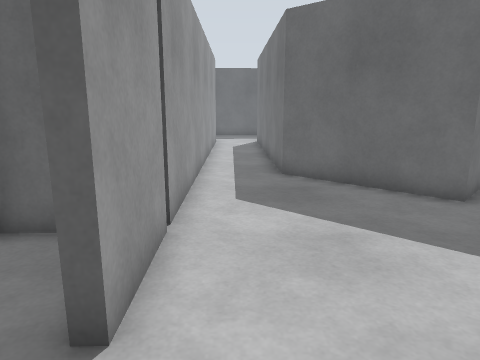
view 1 (above)

16 first-person views from a walk through a Gazebo world. The camera is 1.2 m above the floor, tilts 12° down and sees 70° across. The floor is counted in squares, 0.5 m on a side. Each view is taken from the middle of a square. On the plan, view 1 faces up. The plan holds only what a view shows up to about 19 squares ahead; the rest is blank. The place goes on beyond the plan.

view 2
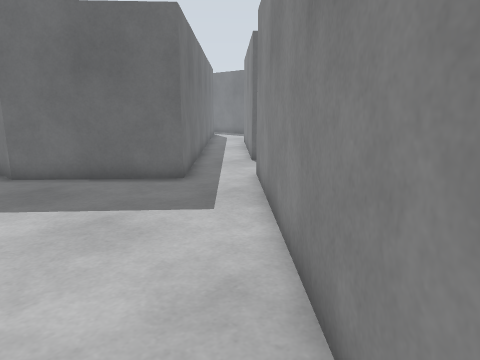

view 3
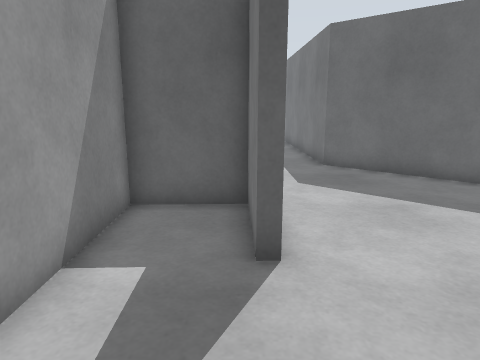

view 4
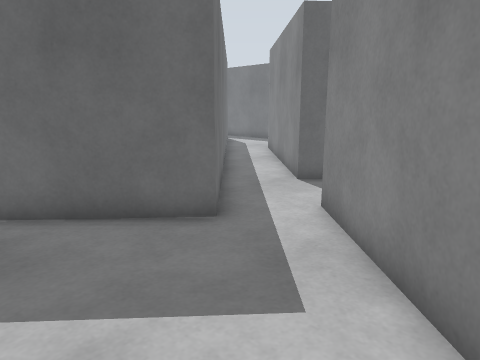

view 5
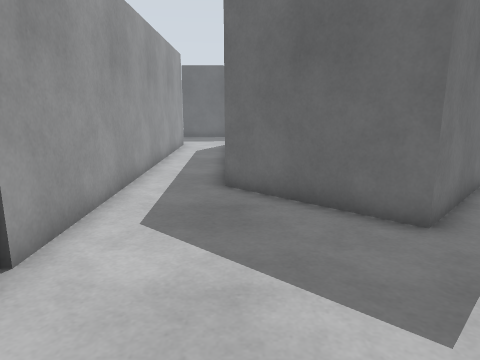

view 6
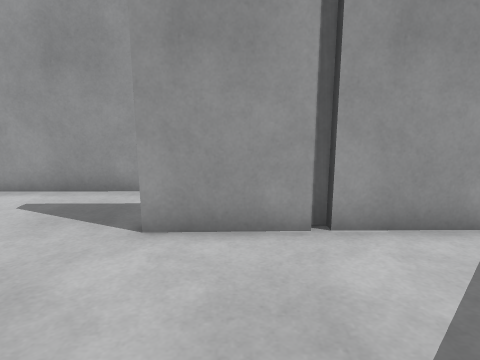

view 7
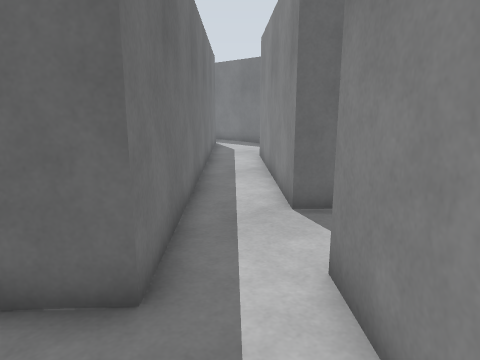

view 8
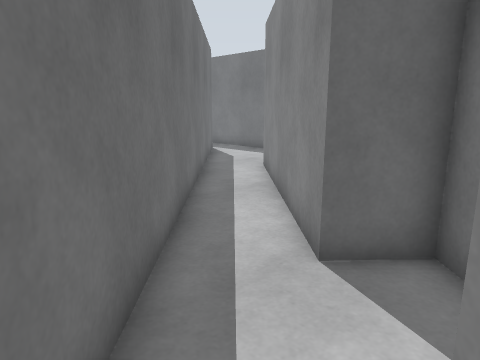

view 9
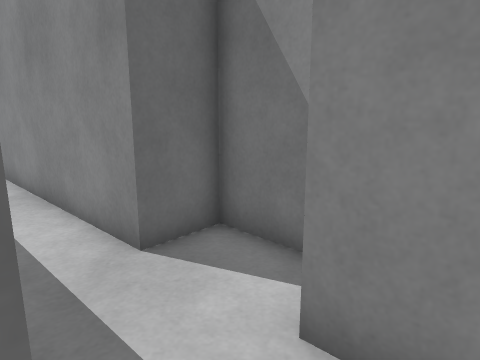

view 10
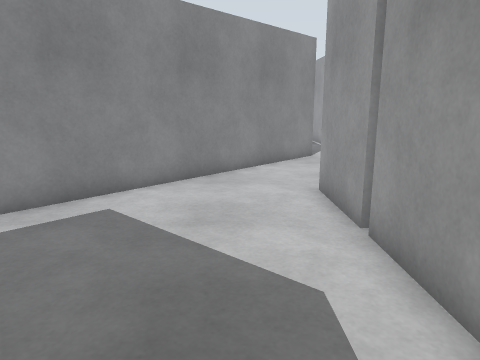

view 11
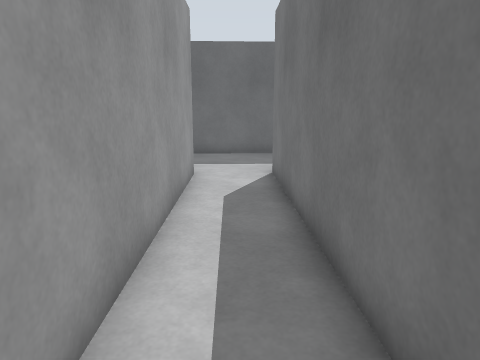

view 12
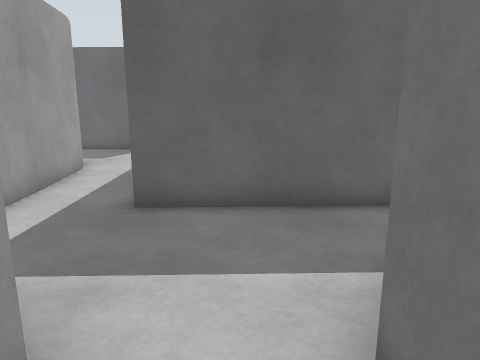

view 13
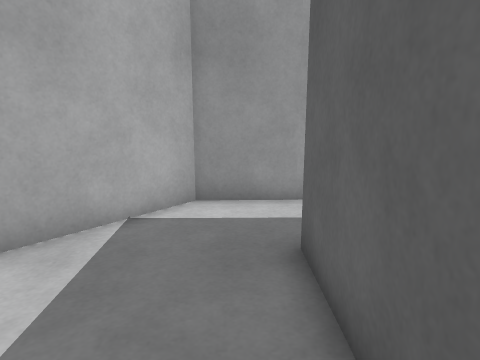

view 14
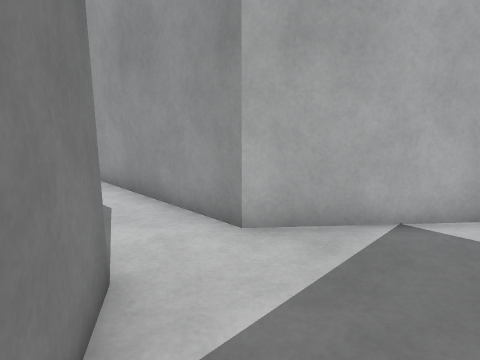

view 15
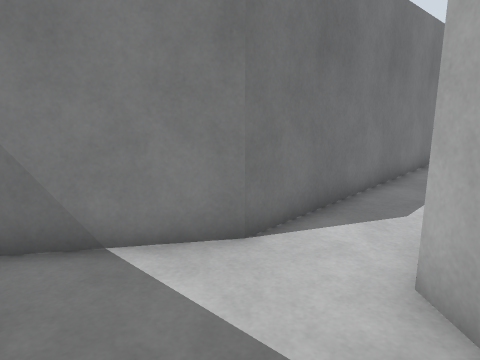

view 16
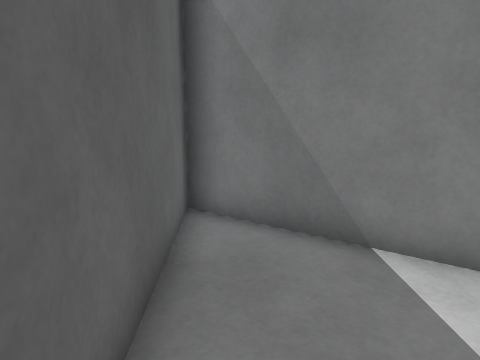

### Floor plan
Points are (right, up) in squares from view 1. A wall is a line through its corners. A room is listed if a view was taken in it or the views show most of it. See-through windows are left out.
Room 1 (views 1, 2, 3, 5)
walls: (-1.4, 3.1) (-1.7, 3.1) (-1.8, 6.4) (-4.7, 6.3) (-4.7, -2); (-2.7, -4.3) (3.1, 1.8)
ways out: opening at (1, 2) to room 2
Room 2 (views 4, 6, 7, 8, 9)
walls: (-1.8, 6.8) (-1.8, 6.4); (3.1, 1.8) (8.3, 7.4); (10.4, 6.9) (11.9, 8.4) (10.4, 9.7) (12.1, 11.5); (-1.5, 11.5) (-1.4, 3.1); (10.1, 13.1) (5.8, 8.6) (1.5, 12.4)
ways out: opening at (1, 2) to room 1; opening at (0.5, 12) to room 3; opening at (11, 12) to room 4
Room 3 (views 10, 11, 12, 13, 14, 15, 16)
walls: (-5.8, 33) (-5.7, 27.8) (-1.7, 24.4) (-1.5, 11.5); (-6.2, 35.2) (-6, 32.9); (-6.4, 36) (-6.2, 35.1); (-6.7, 36.5) (-6.4, 35.8); (1.5, 12.4) (1.2, 24.7) (5, 30.3) (-2.6, 30.1)
ways out: opening at (0.5, 12) to room 2
Room 4 (no view inside)
walls: (12.1, 11.5) (16.5, 16.2); (16.5, 19.7) (10.1, 13.1)
ways out: opening at (11, 12) to room 2

Where each view was taken, in squares from view 1:
view 1: 0 up, 0 right, facing up
view 2: 1 down, 1 left, facing up-right
view 3: 2 down, 2 left, facing up
view 4: 3 up, 1 right, facing up-right
view 5: 2 up, 2 right, facing up
view 6: 5 up, 5 right, facing left
view 7: 5 up, 4 right, facing up-right
view 8: 7 up, 6 right, facing up-right
view 9: 8 up, 5 right, facing right
view 10: 13 up, 1 right, facing down
view 11: 12 up, 0 right, facing up
view 12: 22 up, 0 right, facing up
view 13: 29 up, 3 right, facing left
view 14: 29 up, 3 right, facing down-left
view 15: 29 up, 3 left, facing down-right
view 16: 29 up, 3 left, facing right
